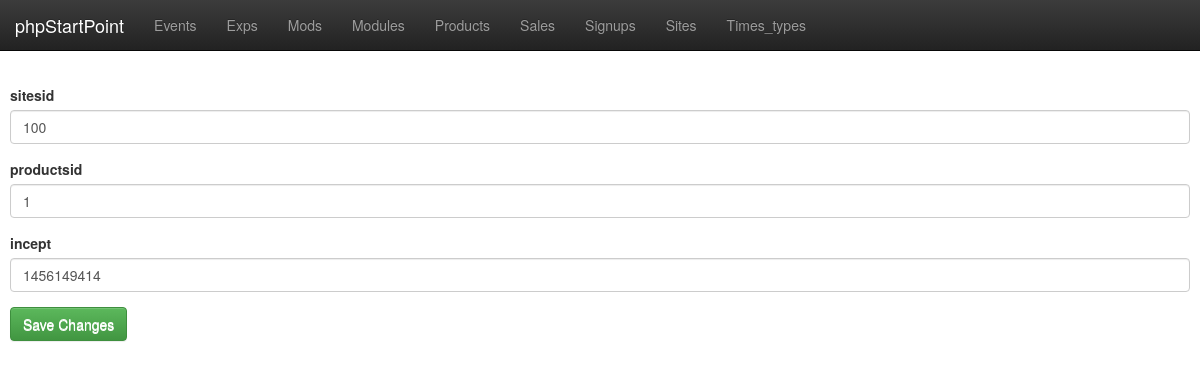
Screenshot of /pub/phpstartpoint/athcore/www/sales/edit.php?id=3 with the database file from the repository.
### tables this page shows
CREATE TABLE `sales` (
  `salesid` INT unsigned NOT NULL AUTO_INCREMENT,
  `sitesid` INT unsigned NOT NULL,
  `productsid` INT unsigned NOT NULL,
  `incept` INT unsigned NOT NULL,
  PRIMARY KEY (`salesid`)
);

### php/lib/obj/Sales.php (called while the page is built, shortened)
<?php
class Sales
{
private $salesid;
private $sitesid;
private $productsid;
private $incept;
	public function setSalesid($salesid)
	{
		$this->salesid = $salesid;
	}
	public function setSitesid($sitesid)
	{
		$this->sitesid = $sitesid;
	}
	public function getSitesid()
	{
		return $this->sitesid;
	}
	public function setProductsid($productsid)
	{
		$this->productsid = $productsid;
	}
	public function getProductsid()
	{
		return $this->productsid;
	}
	public function setIncept($incept)
	{
		$this->incept = $incept;
	}
	public function getIncept()
	{
		return $this->incept;
	}
	public function loadSales() {
		global $db;
		$res = $db->select('SELECT salesid,sitesid,productsid,incept FROM sales WHERE salesid=?', array($this->salesid), 'd');
	}
}
?>

### pub/phpstartpoint/athcore/lib/DB.php (called while the page is built, shortened)
<?php
class DB
    {
        public function __construct()
        {
            $config = parse_ini_file('/srv/ath/src/pub/phpstartpoint/athcore/etc/db.conf');
            $this->user = $config['dbuser'];
            $this->password = $config['dbpw'];
            $this->database = $config['db'];
            $this->host = $config['host'];
            $this->db = $this->connect();
        }
        protected function connect()
        {
            return new mysqli($this->host, $this->user, $this->password, $this->database);
        }
        public function select($query, $data, $format)
        {
            $stmt = $this->db->prepare($query);
            $stmt->execute();
            $result = $stmt->get_result();
            while ($row = $result->fetch_object()) {
                $results[] = $row;
            }
            return $results;
        }
    }
?>

### pub/phpstartpoint/athcore/www/sales/edit.php (the view, shortened to what this page needs)
<?php
include "/srv/ath/src/pub/phpstartpoint/athcore/lib/DB.php";
$db = new DB();
include "/srv/ath/src/pub/phpstartpoint/athcore/lib/Sales.php";
include "/srv/ath/src/pub/phpstartpoint/athcore/tmpl/header.php";
$sales = new Sales();
$sales->setSalesid($_GET['id']);
$sales->loadSales();
?>
<form role="form" action="<?php echo $_SERVER['PHP_SELF']?>?go=y&amp;id=<?php echo $_GET['id']; ?>"
	enctype="multipart/form-data" method="post">
	<div class="form-group">
	<label for="sitesid">sitesid</label>
	<input type="text" name="sitesid" id="sitesid" value="<?php echo $sales->getSitesid();?>" class="form-control">
	</div>
	<div class="form-group">
	<label for="productsid">productsid</label>
	<input type="text" name="productsid" id="productsid" value="<?php echo $sales->getProductsid();?>" class="form-control">
	</div>
	<div class="form-group">
	<label for="incept">incept</label>
	<input type="text" name="incept" id="incept" value="<?php echo $sales->getIncept();?>" class="form-control">
	</div>
<input type=submit value="Save Changes" class="btn btn-default btn-success">
</form>
<?php
include "/srv/ath/src/pub/phpstartpoint/athcore/tmpl/footer.php";
?>

### pub/phpstartpoint/athcore/www/css/sitestyle.css (style rules this page uses)
body { padding-top: 70px; padding-bottom: 30px; padding-left: 10px; padding-right: 10px; }

### rows the page displays
sales: sitesid "100", productsid "1", incept "1456149414"
